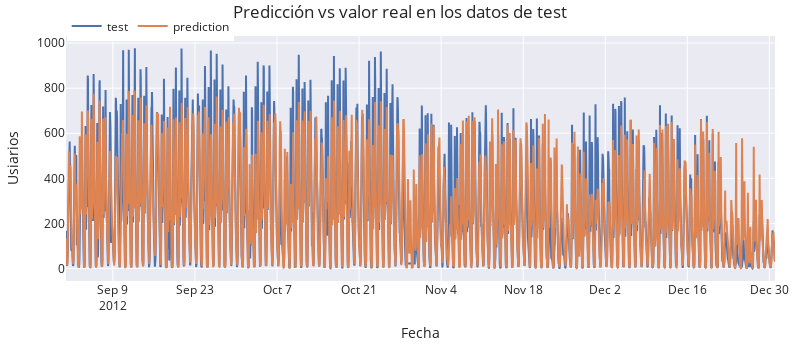

The code cell stored with this chart in its notebook:
### Code cell
# Gráfico predicciones vs valor real
# ======================================================================================
fig = go.Figure()
trace1 = go.Scatter(x=datos_test.index, y=datos_test['users'], name="test", mode="lines")
trace2 = go.Scatter(x=predicciones.index, y=predicciones['pred'], name="prediction", mode="lines")
fig.add_trace(trace1)
fig.add_trace(trace2)
fig.update_layout(
    title="Predicción vs valor real en los datos de test",
    xaxis_title="Fecha",
    yaxis_title="Usiarios",
    width=800,
    height=350,
    margin=dict(l=20, r=20, t=35, b=20),
    legend=dict(
        orientation="h",
        yanchor="top",
        y=1.1,
        xanchor="left",
        x=0.001
    )
)
fig.show()

### Figure 1 — Plotly figure (JSON) as saved in the notebook; plotly's stock layout.template omitted (floating-point values rounded to 4 significant figures; data arrays with more than 128 entries replaced by an {"elided": "..."} marker saying what was removed)
{"data": [{"mode": "lines", "name": "test", "type": "scatter", "x": {"elided": "2904 str values"}, "y": {"elided": "2904 int values"}}, {"mode": "lines", "name": "prediction", "type": "scatter", "x": {"elided": "2904 str values"}, "y": {"elided": "2904 float values"}}], "layout": {"height": 350, "legend": {"orientation": "h", "x": 0.001, "xanchor": "left", "y": 1.1, "yanchor": "top"}, "margin": {"b": 20, "l": 20, "r": 20, "t": 35}, "title": {"text": "Predicción vs valor real en los datos de test"}, "width": 800, "xaxis": {"title": {"text": "Fecha"}}, "yaxis": {"title": {"text": "Usiarios"}}}}
